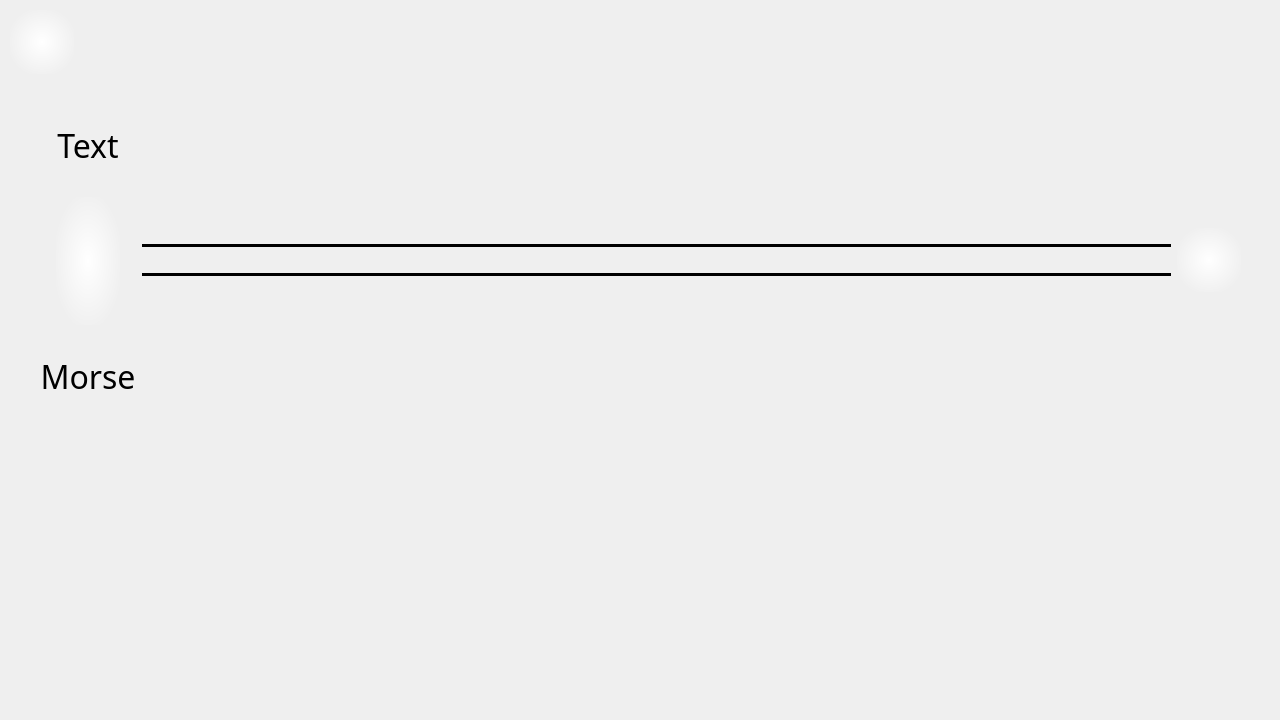
<?xml version="1.0" encoding="UTF-8"?>
<ui version="4.0">
 <class>translatorwindow</class>
 <widget class="QWidget" name="translatorwindow">
  <property name="geometry">
   <rect>
    <x>0</x>
    <y>0</y>
    <width>1280</width>
    <height>720</height>
   </rect>
  </property>
  <property name="focusPolicy">
   <enum>Qt::FocusPolicy::ClickFocus</enum>
  </property>
  <property name="windowTitle">
   <string>Form</string>
  </property>
  <widget class="QPushButton" name="backButton">
   <property name="geometry">
    <rect>
     <x>10</x>
     <y>10</y>
     <width>64</width>
     <height>64</height>
    </rect>
   </property>
   <property name="focusPolicy">
    <enum>Qt::FocusPolicy::ClickFocus</enum>
   </property>
   <property name="styleSheet">
    <string notr="true">border: none;
background-color: transparent;
background: qradialgradient(spread:pad, cx:0.5, cy:0.5, radius:0.55, fx:0.5, fy:0.5, stop:0 rgba(255, 255, 255, 255), stop:1 rgba(255, 255, 255, 0));</string>
   </property>
   <property name="text">
    <string/>
   </property>
  </widget>
  <widget class="QWidget" name="layoutWidget">
   <property name="geometry">
    <rect>
     <x>40</x>
     <y>100</y>
     <width>1201</width>
     <height>321</height>
    </rect>
   </property>
   <layout class="QHBoxLayout" name="horizontalLayout">
    <property name="sizeConstraint">
     <enum>QLayout::SizeConstraint::SetMinimumSize</enum>
    </property>
    <item>
     <layout class="QVBoxLayout" name="verticalLayout_2">
      <property name="sizeConstraint">
       <enum>QLayout::SizeConstraint::SetNoConstraint</enum>
      </property>
      <item>
       <widget class="QLabel" name="outputLabel">
        <property name="sizePolicy">
         <sizepolicy hsizetype="Minimum" vsizetype="Preferred">
          <horstretch>0</horstretch>
          <verstretch>0</verstretch>
         </sizepolicy>
        </property>
        <property name="minimumSize">
         <size>
          <width>96</width>
          <height>0</height>
         </size>
        </property>
        <property name="font">
         <font>
          <family>Scheherazade</family>
          <pointsize>24</pointsize>
         </font>
        </property>
        <property name="text">
         <string>Text</string>
        </property>
        <property name="alignment">
         <set>Qt::AlignmentFlag::AlignCenter</set>
        </property>
       </widget>
      </item>
      <item alignment="Qt::AlignmentFlag::AlignHCenter">
       <widget class="QPushButton" name="swapButton">
        <property name="enabled">
         <bool>true</bool>
        </property>
        <property name="sizePolicy">
         <sizepolicy hsizetype="Minimum" vsizetype="Minimum">
          <horstretch>0</horstretch>
          <verstretch>0</verstretch>
         </sizepolicy>
        </property>
        <property name="minimumSize">
         <size>
          <width>64</width>
          <height>128</height>
         </size>
        </property>
        <property name="maximumSize">
         <size>
          <width>64</width>
          <height>128</height>
         </size>
        </property>
        <property name="focusPolicy">
         <enum>Qt::FocusPolicy::NoFocus</enum>
        </property>
        <property name="autoFillBackground">
         <bool>false</bool>
        </property>
        <property name="styleSheet">
         <string notr="true">border: none;
background-color: transparent;
background: qradialgradient(spread:pad, cx:0.5, cy:0.5, radius:0.55, fx:0.5, fy:0.5, stop:0 rgba(255, 255, 255, 255), stop:1 rgba(255, 255, 255, 0));</string>
        </property>
        <property name="text">
         <string/>
        </property>
       </widget>
      </item>
      <item>
       <widget class="QLabel" name="inputLabel">
        <property name="sizePolicy">
         <sizepolicy hsizetype="Minimum" vsizetype="Preferred">
          <horstretch>0</horstretch>
          <verstretch>0</verstretch>
         </sizepolicy>
        </property>
        <property name="font">
         <font>
          <family>Scheherazade</family>
          <pointsize>24</pointsize>
          <kerning>true</kerning>
         </font>
        </property>
        <property name="layoutDirection">
         <enum>Qt::LayoutDirection::LeftToRight</enum>
        </property>
        <property name="text">
         <string>Morse</string>
        </property>
        <property name="alignment">
         <set>Qt::AlignmentFlag::AlignCenter</set>
        </property>
       </widget>
      </item>
     </layout>
    </item>
    <item>
     <layout class="QVBoxLayout" name="verticalLayout">
      <property name="spacing">
       <number>12</number>
      </property>
      <item>
       <widget class="QTextEdit" name="outputText">
        <property name="enabled">
         <bool>true</bool>
        </property>
        <property name="font">
         <font>
          <pointsize>58</pointsize>
         </font>
        </property>
        <property name="styleSheet">
         <string notr="true">background-color: transparent;
border: none;
background: qradialgradient(
        cx:0.5, cy:0.5,
        fx:0.5, fy:0.5,
        radius:0.55,
        stop:0 rgba(255, 255, 255, 255),
        stop:0.7 rgba(255, 255, 255, 200),
        stop:1 rgba(255, 255, 255, 0)
    );</string>
        </property>
        <property name="lineWrapMode">
         <enum>QTextEdit::LineWrapMode::NoWrap</enum>
        </property>
        <property name="readOnly">
         <bool>true</bool>
        </property>
        <property name="html">
         <string>&lt;!DOCTYPE HTML PUBLIC &quot;-//W3C//DTD HTML 4.0//EN&quot; &quot;http://www.w3.org/TR/REC-html40/strict.dtd&quot;&gt;
&lt;html&gt;&lt;head&gt;&lt;meta name=&quot;qrichtext&quot; content=&quot;1&quot; /&gt;&lt;meta charset=&quot;utf-8&quot; /&gt;&lt;style type=&quot;text/css&quot;&gt;
p, li { white-space: pre-wrap; }
hr { height: 1px; border-width: 0; }
li.unchecked::marker { content: &quot;\2610&quot;; }
li.checked::marker { content: &quot;\2612&quot;; }
&lt;/style&gt;&lt;/head&gt;&lt;body style=&quot; font-family:'Segoe UI'; font-size:58pt; font-weight:400; font-style:normal;&quot;&gt;
&lt;p style=&quot;-qt-paragraph-type:empty; margin-top:0px; margin-bottom:0px; margin-left:0px; margin-right:0px; -qt-block-indent:0; text-indent:0px; font-size:64pt;&quot;&gt;&lt;br /&gt;&lt;/p&gt;&lt;/body&gt;&lt;/html&gt;</string>
        </property>
        <property name="acceptRichText">
         <bool>false</bool>
        </property>
       </widget>
      </item>
      <item>
       <widget class="QWidget" name="spacer" native="true">
        <property name="minimumSize">
         <size>
          <width>0</width>
          <height>32</height>
         </size>
        </property>
        <property name="autoFillBackground">
         <bool>false</bool>
        </property>
        <property name="styleSheet">
         <string notr="true">border-top: 3px solid black;
border-bottom: 3px solid black;</string>
        </property>
       </widget>
      </item>
      <item>
       <widget class="QTextEdit" name="inputText">
        <property name="enabled">
         <bool>true</bool>
        </property>
        <property name="font">
         <font>
          <pointsize>58</pointsize>
         </font>
        </property>
        <property name="focusPolicy">
         <enum>Qt::FocusPolicy::StrongFocus</enum>
        </property>
        <property name="whatsThis">
         <string>override morse input</string>
        </property>
        <property name="autoFillBackground">
         <bool>false</bool>
        </property>
        <property name="styleSheet">
         <string notr="true">background-color: transparent;
border: none;
background: qradialgradient(
        cx:0.5, cy:0.5,
        fx:0.5, fy:0.5,
        radius:0.55,
        stop:0 rgba(255, 255, 255, 255),
        stop:0.7 rgba(255, 255, 255, 200),
        stop:1 rgba(255, 255, 255, 0)
    );</string>
        </property>
        <property name="lineWrapMode">
         <enum>QTextEdit::LineWrapMode::NoWrap</enum>
        </property>
        <property name="acceptRichText">
         <bool>false</bool>
        </property>
        <property name="cursorWidth">
         <number>3</number>
        </property>
        <property name="placeholderText">
         <string/>
        </property>
       </widget>
      </item>
     </layout>
    </item>
    <item>
     <widget class="QPushButton" name="audioPlayButton">
      <property name="minimumSize">
       <size>
        <width>64</width>
        <height>64</height>
       </size>
      </property>
      <property name="maximumSize">
       <size>
        <width>64</width>
        <height>64</height>
       </size>
      </property>
      <property name="focusPolicy">
       <enum>Qt::FocusPolicy::NoFocus</enum>
      </property>
      <property name="styleSheet">
       <string notr="true">border: none;
background-color: transparent;
background: qradialgradient(spread:pad, cx:0.5, cy:0.5, radius:0.55, fx:0.5, fy:0.5, stop:0 rgba(255, 255, 255, 255), stop:1 rgba(255, 255, 255, 0));</string>
      </property>
      <property name="text">
       <string/>
      </property>
     </widget>
    </item>
   </layout>
  </widget>
 </widget>
 <resources/>
 <connections/>
</ui>
